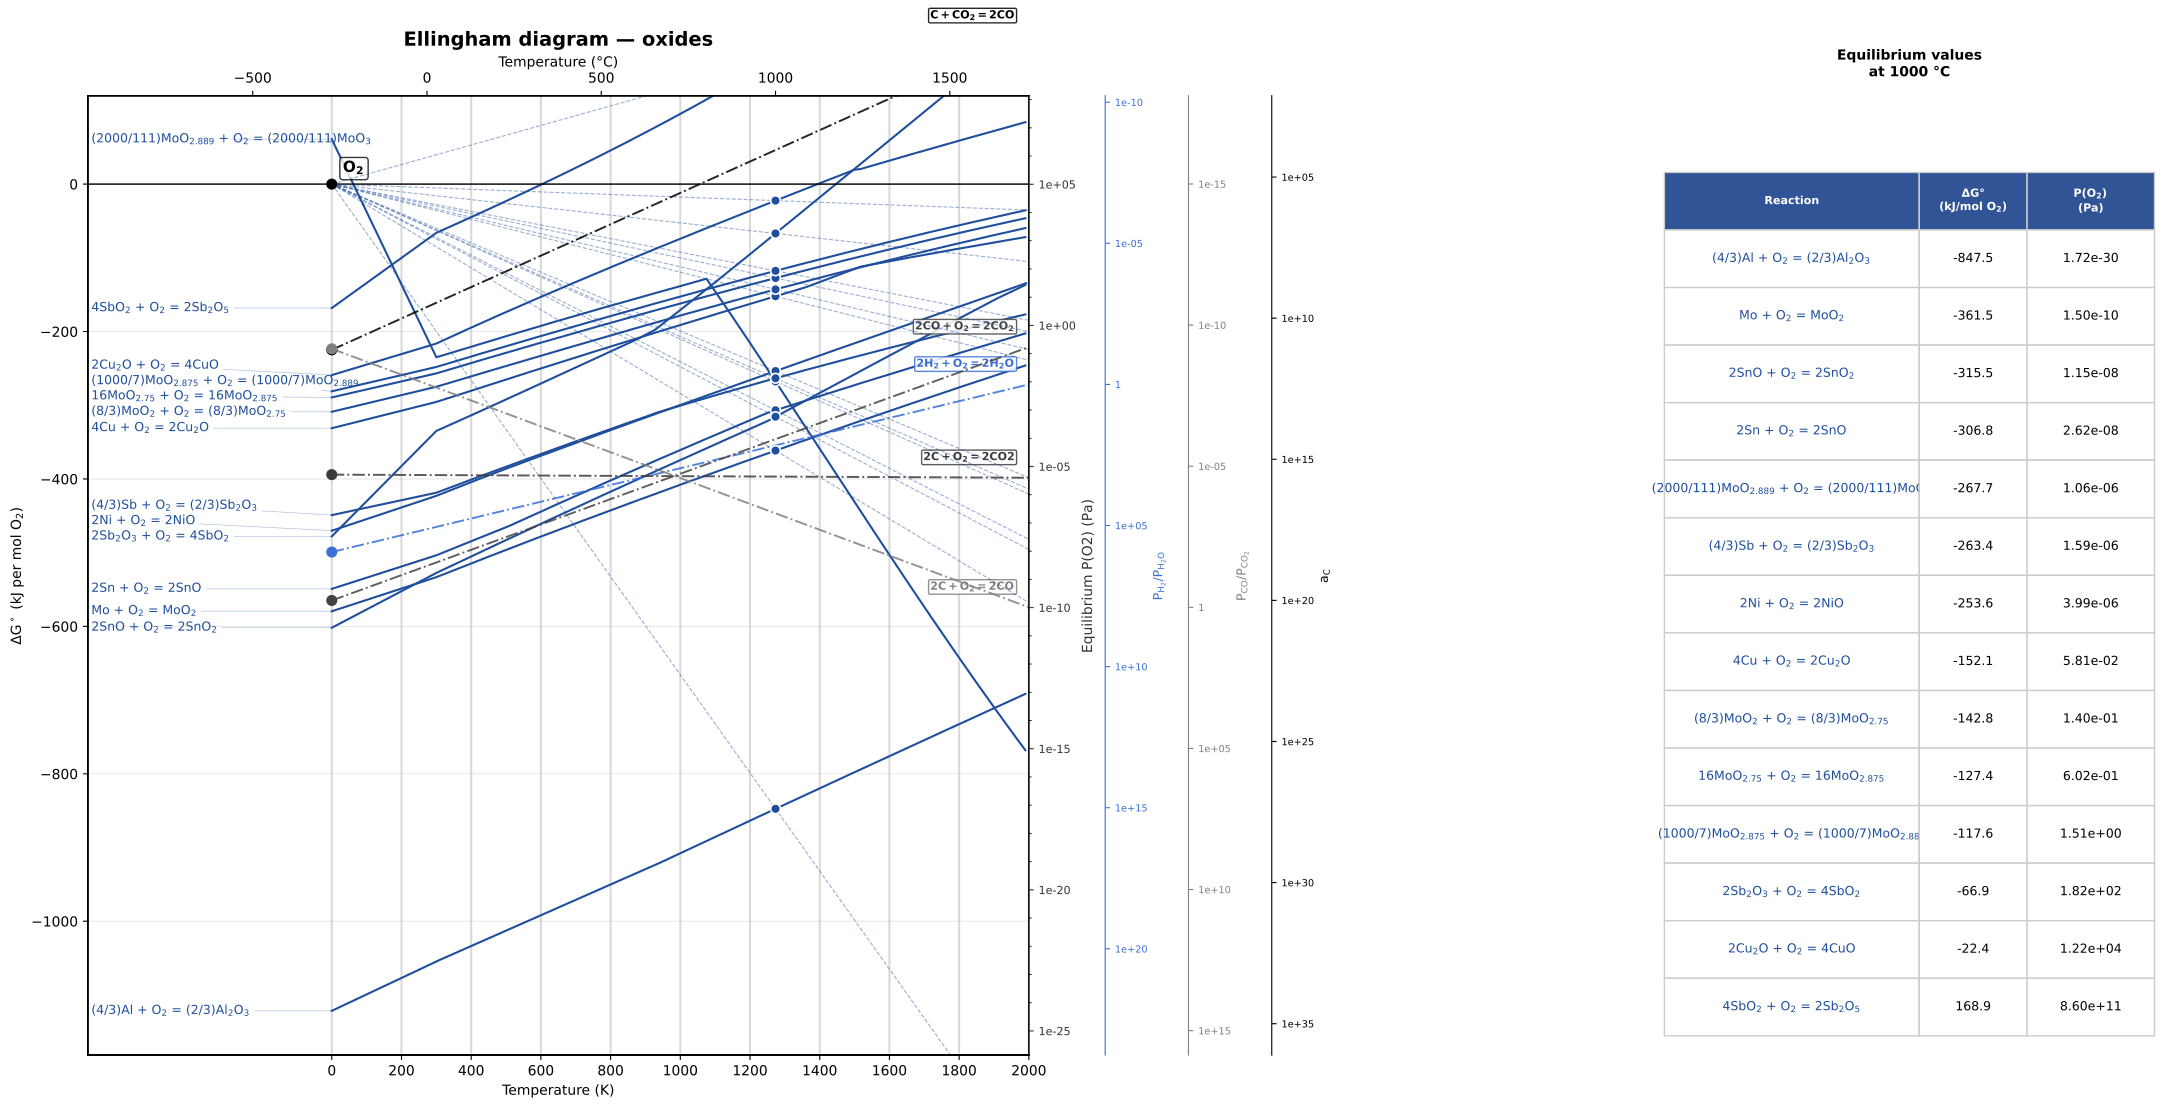

Source code (Python):
"""Ellingham diagram (oxides) from Data_EllinghamDiagram_v6.xlsx.

Every line is labelled with its balanced reaction per mole of O2, e.g.
    2Fe + O2 = 2FeO          (formation from the metal)
    4Fe3O4 + O2 = 6Fe2O3     (oxidation of a lower oxide)

The diagram also carries the classic nomograph scales:
    P(O2)  - equilibrium oxygen pressure
    H2/H2O - hydrogen / steam ratio
    CO/CO2 - carbon monoxide / dioxide ratio
    a(C)   - carbon activity

The raw workbook is converted once into a readable one
(data/ellingham/ellingham_v6_clean.xlsx, see ellingham_v6_data.py) and the
plot is drawn from that.

Usage:
    python ellingham_v6.py                          # defaults set below
    python ellingham_v6.py --elements Fe,Al,Si
    python ellingham_v6.py --elements all --tmax 2500
    python ellingham_v6.py --elements Fe --no-gas-scales   # only the P(O2) scale
    python ellingham_v6.py --rebuild-data                  # regenerate the clean xlsx
    python ellingham_v6.py --elements Fe --show            # open a window too
"""


import argparse
import re
import sys
from pathlib import Path

import matplotlib
if '--show' not in sys.argv:
    matplotlib.use('Agg')   # no GUI event loop: avoids editor/debugger Qt hangs
import matplotlib.pyplot as plt
import numpy as np

from ellingham import (add_pressure_nomograph, add_ratio_nomograph,
                       add_reference_gas_line)
from ellingham_v6_data import load_clean

# ----------------------------------------------------------------------
# User-editable defaults (any can be overridden on the command line)
# ----------------------------------------------------------------------
DEFAULT_ELEMENTS = "Al,Sn,Sb,Cu,Mo,Ni"   # comma-separated symbols, or "all"
DEFAULT_TMAX_K = 2000.0                  # right edge of the diagram (K)
DEFAULT_TEMP_C = 1000.0                  # temperature (°C) for the equilibrium lines/table
R_KJ = 8.314462618e-3                    # kJ/(mol K)
LINE_COLOUR = '#1f4e9c'                  # every reaction line and label
LEFT_MARGIN_K = -700.0                   # room on the left for the reaction labels

HERE = Path(__file__).resolve().parent

plt.rcParams.update({
    'mathtext.default': 'regular',
    'mathtext.fontset': 'dejavusans',
    'font.family': 'DejaVu Sans',
})

# ----------------------------------------------------------------------
# Labels
# ----------------------------------------------------------------------



def mathify(reaction):
    """'4Fe3O4 + O2 = 6Fe2O3' -> mathtext with subscripts (digits after a letter)."""
    return re.sub(r'(?<=[A-Za-z])(\d+(?:\.\d+)?)', r'$_{\1}$', reaction)


def spread(ys, min_gap):
    """Return y positions with at least min_gap between neighbours, closest to the originals."""
    order = np.argsort(ys)
    out = np.array(ys, dtype=float)
    for a, b in zip(order[:-1], order[1:]):
        if out[b] - out[a] < min_gap:
            out[b] = out[a] + min_gap
    # relax the pile-up back towards the true positions (top-down pass)
    for a, b in zip(order[::-1][1:], order[::-1][:-1]):
        if out[b] - out[a] < min_gap:
            out[a] = out[b] - min_gap
    return out


def mark_equilibria(ax, curves_by_id, temp_k, tmax):
    """Richardson line from the (0 K, 0) pivot through each curve at temp_k, with a marker.
    Returns table rows (reaction, dG kJ, pO2 Pa, colour)."""
    rows = []
    for text, c, T, dG in curves_by_id:
        if not (T[0] <= temp_k <= T[-1]):
            continue
        g = float(np.interp(temp_k, T, dG))
        ax.plot([0, tmax], [0, g / temp_k * tmax], color=c, ls='--', lw=0.8,
                alpha=0.45, zorder=5, clip_on=True)
        ax.plot(temp_k, g, 'o', color=c, ms=7, mec='white', mew=1.2, zorder=10)
        p_pa = 101325.0 * np.exp(g / (R_KJ * temp_k))
        rows.append((text, g, p_pa, c))
    return rows


def render_table(table_ax, rows, temp_c):
    table_ax.axis('off')
    if not rows:
        table_ax.text(0, 0.5, f'No reaction is defined\nat {temp_c:g} °C', fontsize=9)
        return
    rows = sorted(rows, key=lambda r: r[1])
    cells = [[t, f'{g:.1f}', f'{p:.2e}'] for t, g, p, _ in rows]
    table_ax.set_title(f'Equilibrium values\nat {temp_c:g} °C', fontsize=10, fontweight='bold', pad=14)
    tbl = table_ax.table(cellText=cells, colLabels=['Reaction', 'ΔG°\n(kJ/mol O$_2$)', 'P(O$_2$)\n(Pa)'],
                         colWidths=[0.52, 0.22, 0.26], loc='upper right', cellLoc='center',
                         bbox=[0, 0.02, 1, 0.9])
    tbl.auto_set_font_size(False)
    tbl.set_fontsize(9)
    for (r, col), cell in tbl.get_celld().items():
        cell.set_edgecolor('#cccccc')
        if r == 0:
            cell.set_facecolor('#305496')
            cell.set_text_props(color='white', fontweight='bold', fontsize=8)
        else:
            cell.set_text_props(color=rows[r - 1][3] if col == 0 else 'black')


def plot(reactions, curves, tmax, gas_scales=True, temp_c=None, title='Ellingham diagram — oxides'):
    fig = plt.figure(figsize=(22, 12))
    gs = fig.add_gridspec(1, 2, width_ratios=[4, 1.5], wspace=0.3)
    ax = fig.add_subplot(gs[0])
    table_ax = fig.add_subplot(gs[1])
    fig.subplots_adjust(left=0.05, right=0.99, top=0.88, bottom=0.08)
    pos = ax.get_position()
    ax.set_position([pos.x0, pos.y0, pos.width * 0.72, pos.height])

    metals = sorted(reactions['Metal'].unique())

    entries = []   # [x, y, text] for the label declutterer
    entry_colour = []
    by_id = []
    melt_info = []
    info = reactions.set_index('Reaction_ID')
    for grp in curves.groupby('Reaction_ID', sort=False):    
        grp = grp[1]
        grp = grp.sort_values('T_K')
        grp = grp[grp['T_K'] <= tmax]
        if len(grp) < 2:
            continue
        T = grp['T_K'].to_numpy()
        dG = grp['dG_kJ_per_molO2'].to_numpy()
        # DFT lines follow dG = dH - T*dS, so the 0 K value is the intercept of a fit over the whole line
        slope, intercept = np.polyfit(T, dG, 1)
        if T[0] > 0:
            T = np.concatenate([[0.0], T])
            dG = np.concatenate([[intercept], dG])
        c = LINE_COLOUR
        ax.plot(T, dG, color=c, lw=1.5)
        by_id.append((mathify(grp['Reaction'].iloc[0]), c, T, dG))
        entries.append([0.0, float(dG[0]), mathify(grp['Reaction'].iloc[0])])
        entry_colour.append(c)

    if not entries:
        raise SystemExit('No curves in the requested temperature range.')

    all_dG = min(float(d.min()) for _, _, _, d in by_id)
    ymin = max(all_dG, -1500.0) - 60   # ignore extreme low-T outliers
    ymax = 120.0
    ax.set_ylim(ymin, ymax)
    ax.set_xlim(LEFT_MARGIN_K, tmax)

    # reaction labels in the empty left-hand margin, joined to each line start
    label_y = spread([e[1] for e in entries], 0.016 * (ymax - ymin))
    for (x0, y0, text), y_l, c in zip(entries, label_y, entry_colour):
        ax.annotate(text, xy=(x0, y0), xytext=(LEFT_MARGIN_K + 10, y_l), fontsize=9,
                    color=c, ha='left', va='center', annotation_clip=False,
                    arrowprops=dict(arrowstyle='-', color=c, alpha=0.35, lw=0.5,
                                    shrinkA=1, shrinkB=0))

    if gas_scales:
        for key in ('H', 'C', 'CO', 'CCO2', 'CO2'):
            add_reference_gas_line(ax, key, T_right=tmax)
    add_pressure_nomograph(ax, T_right=tmax, gas_plain='O2', gas_label=r'O$_2$')
    if gas_scales:
        add_ratio_nomograph(ax, 'H', r'$P_{H_2}/P_{H_2O}$', T_right=tmax, outward_offset=55)
        add_ratio_nomograph(ax, 'CO', r'$P_{CO}/P_{CO_2}$', T_right=tmax, outward_offset=115)
        add_ratio_nomograph(ax, 'C', r'$a_C$', T_right=tmax, outward_offset=175)

    if temp_c is not None:
        rows = mark_equilibria(ax, by_id, temp_c + 273.15, tmax)
        render_table(table_ax, rows, temp_c)
    else:
        table_ax.axis('off')

    for t in range(0, int(tmax) + 1, 200):
        ax.axvline(t, color='0.5', alpha=0.3, zorder=-9)
    ax.axhline(0, color='k', lw=1)
    ax.grid(axis='y', alpha=0.3)
    ax.set_xticks(range(0, int(tmax) + 1, 200))

    secx = ax.secondary_xaxis('top', functions=(lambda k: k - 273.15, lambda c: c + 273.15))
    secx.set_xlabel('Temperature (°C)')

    ax.set_title(title, fontsize=14, fontweight='bold', pad=36)
    ax.set_xlabel('Temperature (K)')
    ax.set_ylabel(r'$\Delta G^\circ$ (kJ per mol O$_2$)')
    return fig


def main():
    parser = argparse.ArgumentParser(description='Ellingham diagram from Data_EllinghamDiagram_v6.xlsx')
    parser.add_argument('--elements', default=DEFAULT_ELEMENTS,
                        help=f"Comma-separated symbols, e.g. Fe,Al,Si, or 'all'. Default: {DEFAULT_ELEMENTS}")
    parser.add_argument('--tmax', type=float, default=DEFAULT_TMAX_K, help='Maximum temperature (K)')
    parser.add_argument('--temp', type=float, default=DEFAULT_TEMP_C,
                        help=f'Temperature (°C) for the equilibrium lines, markers and table. Default: {DEFAULT_TEMP_C:g}')
    parser.add_argument('--no-temp-mark', action='store_true', help='Disable the equilibrium lines and table')
    parser.add_argument('--no-gas-scales', action='store_true',
                        help='Only the P(O2) scale (omit H2/H2O, CO/CO2, a(C) and their lines)')
    parser.add_argument('--rebuild-data', action='store_true', help='Regenerate the clean workbook first')
    parser.add_argument('--out', default=None, help='Output file (default ellingham_v6_<elements>.pdf)')
    parser.add_argument('--show', action='store_true', help='Also open the plot in a window')
    args = parser.parse_args()

    if not args.show:
        plt.switch_backend('Agg')

    reactions, curves = load_clean(rebuild=args.rebuild_data)
    if args.elements.lower() != 'all':
        wanted = {e.strip().capitalize() for e in args.elements.split(',') if e.strip()}
        reactions = reactions[reactions['Metal'].isin(wanted)]
        tag = '_'.join(sorted(wanted))
        print(f'-> Elements: {sorted(wanted)}')
    else:
        tag = 'all'
        print('-> Elements: all')
    if reactions.empty:
        raise SystemExit('No reactions matched those elements.')
    curves = curves[curves['Reaction_ID'].isin(reactions['Reaction_ID'])]

    fig = plot(reactions, curves, args.tmax, gas_scales=not args.no_gas_scales,
               temp_c=None if args.no_temp_mark else args.temp)
    print('-> Saving...', flush=True)
    out = Path(args.out) if args.out else HERE / f'ellingham_v6.pdf'
    fig.savefig(out, dpi=300, bbox_inches='tight')
    print(f'Saved: {out}')
    if args.show:
        plt.show()
    else:
        plt.close(fig)


if __name__ == '__main__':
    main()
